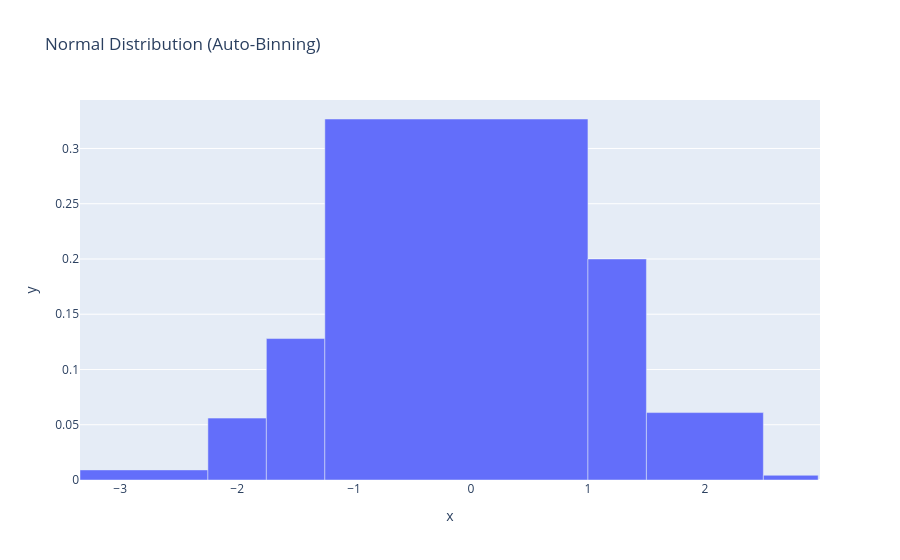

Notebook source saved alongside this figure:
### Code cell
# Generate normal distribution data
data = np.random.normal(0, 1, 1000)

# Create histogram with automatic optimal binning
fig = histogram(x=data, title="Normal Distribution (Auto-Binning)")
fig.show()

### Figure 1 — Plotly figure (JSON) as saved in the notebook; plotly's stock layout.template omitted (floating-point values rounded to 4 significant figures)
{"data": [{"alignmentgroup": "True", "hovertemplate": "x=%{x}<br>y=%{y}<extra></extra>", "legendgroup": "", "marker": {"color": "#636efa", "pattern": {"shape": ""}}, "name": "", "offsetgroup": "", "orientation": "v", "showlegend": false, "type": "bar", "width": [1.094, 0.5, 0.5, 2.25, 0.5, 1, 0.4688], "x": [-2.797, -2.0, -1.5, -0.125, 1.25, 2.0, 2.734], "xaxis": "x", "y": [0.009143, 0.056, 0.128, 0.3267, 0.2, 0.061, 0.004267], "yaxis": "y"}], "layout": {"legend": {"tracegroupgap": 0}, "title": {"text": "Normal Distribution (Auto-Binning)"}, "xaxis": {"anchor": "y", "domain": [0, 1], "title": {"text": "x"}}, "yaxis": {"anchor": "x", "domain": [0, 1], "title": {"text": "y"}}}}
